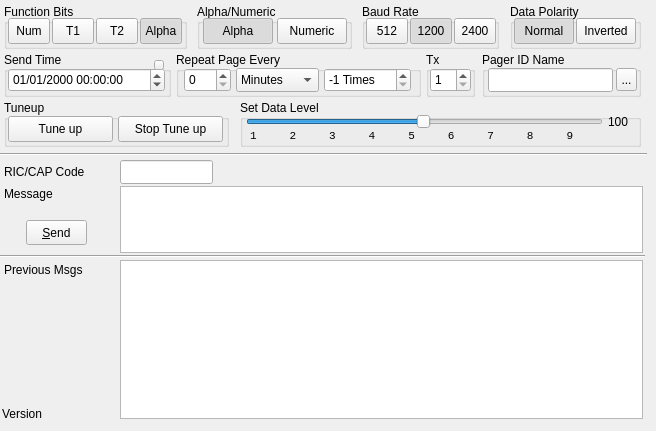
      <widget class="QWidget" name="tabPageEnter">
       <attribute name="title">
        <string>Page Entry</string>
       </attribute>
       <widget class="QTextEdit" name="teMessage">
        <property name="geometry">
         <rect>
          <x>120</x>
          <y>186</y>
          <width>523</width>
          <height>67</height>
         </rect>
        </property>
        <property name="tabChangesFocus">
         <bool>true</bool>
        </property>
        <property name="html">
         <string>&lt;!DOCTYPE HTML PUBLIC &quot;-//W3C//DTD HTML 4.0//EN&quot; &quot;http://www.w3.org/TR/REC-html40/strict.dtd&quot;&gt;
&lt;html&gt;&lt;head&gt;&lt;meta name=&quot;qrichtext&quot; content=&quot;1&quot; /&gt;&lt;style type=&quot;text/css&quot;&gt;
p, li { white-space: pre-wrap; }
&lt;/style&gt;&lt;/head&gt;&lt;body style=&quot; font-family:'Sans Serif'; font-size:10pt; font-weight:400; font-style:normal;&quot;&gt;
&lt;p style=&quot;-qt-paragraph-type:empty; margin-top:0px; margin-bottom:0px; margin-left:0px; margin-right:0px; -qt-block-indent:0; text-indent:0px; font-size:9pt;&quot;&gt;&lt;br /&gt;&lt;/p&gt;&lt;/body&gt;&lt;/html&gt;</string>
        </property>
       </widget>
       <widget class="QLabel" name="label">
        <property name="geometry">
         <rect>
          <x>4</x>
          <y>164</y>
          <width>93</width>
          <height>16</height>
         </rect>
        </property>
        <property name="text">
         <string>RIC/CAP Code</string>
        </property>
       </widget>
       <widget class="QLabel" name="label_4">
        <property name="geometry">
         <rect>
          <x>4</x>
          <y>186</y>
          <width>69</width>
          <height>16</height>
         </rect>
        </property>
        <property name="text">
         <string>Message</string>
        </property>
       </widget>
       <widget class="QLineEdit" name="leRic">
        <property name="geometry">
         <rect>
          <x>120</x>
          <y>160</y>
          <width>93</width>
          <height>24</height>
         </rect>
        </property>
        <property name="maxLength">
         <number>7</number>
        </property>
       </widget>
       <widget class="QPushButton" name="pbSend">
        <property name="geometry">
         <rect>
          <x>26</x>
          <y>220</y>
          <width>61</width>
          <height>25</height>
         </rect>
        </property>
        <property name="text">
         <string>&amp;Send</string>
        </property>
       </widget>
       <widget class="QListWidget" name="lwPrevPages">
        <property name="geometry">
         <rect>
          <x>120</x>
          <y>260</y>
          <width>523</width>
          <height>159</height>
         </rect>
        </property>
       </widget>
       <widget class="QGroupBox" name="gbFunctionBits">
        <property name="geometry">
         <rect>
          <x>4</x>
          <y>4</y>
          <width>183</width>
          <height>45</height>
         </rect>
        </property>
        <property name="title">
         <string>Function Bits</string>
        </property>
        <property name="checkable">
         <bool>false</bool>
        </property>
        <widget class="QToolButton" name="tbFuncNumeric">
         <property name="geometry">
          <rect>
           <x>4</x>
           <y>14</y>
           <width>42</width>
           <height>26</height>
          </rect>
         </property>
         <property name="font">
          <font>
           <pointsize>9</pointsize>
          </font>
         </property>
         <property name="text">
          <string>Num</string>
         </property>
         <property name="iconSize">
          <size>
           <width>23</width>
           <height>23</height>
          </size>
         </property>
         <property name="checkable">
          <bool>true</bool>
         </property>
         <property name="checked">
          <bool>false</bool>
         </property>
         <property name="autoExclusive">
          <bool>true</bool>
         </property>
        </widget>
        <widget class="QToolButton" name="tbFuncTone1">
         <property name="geometry">
          <rect>
           <x>48</x>
           <y>14</y>
           <width>42</width>
           <height>26</height>
          </rect>
         </property>
         <property name="font">
          <font>
           <pointsize>9</pointsize>
          </font>
         </property>
         <property name="text">
          <string>T1</string>
         </property>
         <property name="checkable">
          <bool>true</bool>
         </property>
         <property name="checked">
          <bool>false</bool>
         </property>
         <property name="autoExclusive">
          <bool>true</bool>
         </property>
        </widget>
        <widget class="QToolButton" name="tbFuncTone2">
         <property name="geometry">
          <rect>
           <x>92</x>
           <y>14</y>
           <width>42</width>
           <height>26</height>
          </rect>
         </property>
         <property name="font">
          <font>
           <pointsize>9</pointsize>
          </font>
         </property>
         <property name="text">
          <string>T2</string>
         </property>
         <property name="checkable">
          <bool>true</bool>
         </property>
         <property name="checked">
          <bool>false</bool>
         </property>
         <property name="autoExclusive">
          <bool>true</bool>
         </property>
        </widget>
        <widget class="QToolButton" name="tbFuncAlpha">
         <property name="geometry">
          <rect>
           <x>136</x>
           <y>14</y>
           <width>42</width>
           <height>26</height>
          </rect>
         </property>
         <property name="font">
          <font>
           <pointsize>9</pointsize>
          </font>
         </property>
         <property name="text">
          <string>Alpha</string>
         </property>
         <property name="checkable">
          <bool>true</bool>
         </property>
         <property name="checked">
          <bool>true</bool>
         </property>
         <property name="autoExclusive">
          <bool>true</bool>
         </property>
        </widget>
       </widget>
       <widget class="QGroupBox" name="gbBaudRate">
        <property name="geometry">
         <rect>
          <x>362</x>
          <y>4</y>
          <width>137</width>
          <height>45</height>
         </rect>
        </property>
        <property name="title">
         <string>Baud Rate</string>
        </property>
        <widget class="QToolButton" name="tb512">
         <property name="geometry">
          <rect>
           <x>4</x>
           <y>14</y>
           <width>42</width>
           <height>26</height>
          </rect>
         </property>
         <property name="text">
          <string>512</string>
         </property>
         <property name="checkable">
          <bool>true</bool>
         </property>
         <property name="autoExclusive">
          <bool>true</bool>
         </property>
        </widget>
        <widget class="QToolButton" name="tb2400">
         <property name="geometry">
          <rect>
           <x>92</x>
           <y>14</y>
           <width>42</width>
           <height>26</height>
          </rect>
         </property>
         <property name="text">
          <string>2400</string>
         </property>
         <property name="checkable">
          <bool>true</bool>
         </property>
         <property name="autoExclusive">
          <bool>true</bool>
         </property>
        </widget>
        <widget class="QToolButton" name="tb1200">
         <property name="geometry">
          <rect>
           <x>48</x>
           <y>14</y>
           <width>42</width>
           <height>26</height>
          </rect>
         </property>
         <property name="text">
          <string>1200</string>
         </property>
         <property name="checkable">
          <bool>true</bool>
         </property>
         <property name="checked">
          <bool>true</bool>
         </property>
         <property name="autoExclusive">
          <bool>true</bool>
         </property>
        </widget>
       </widget>
       <widget class="QGroupBox" name="gbAlphaNumeric">
        <property name="geometry">
         <rect>
          <x>197</x>
          <y>4</y>
          <width>155</width>
          <height>45</height>
         </rect>
        </property>
        <property name="title">
         <string>Alpha/Numeric</string>
        </property>
        <widget class="QToolButton" name="tbAlpha">
         <property name="geometry">
          <rect>
           <x>6</x>
           <y>14</y>
           <width>70</width>
           <height>26</height>
          </rect>
         </property>
         <property name="text">
          <string>Alpha</string>
         </property>
         <property name="checkable">
          <bool>true</bool>
         </property>
         <property name="checked">
          <bool>true</bool>
         </property>
         <property name="autoExclusive">
          <bool>true</bool>
         </property>
        </widget>
        <widget class="QToolButton" name="tbNumeric">
         <property name="geometry">
          <rect>
           <x>80</x>
           <y>14</y>
           <width>70</width>
           <height>26</height>
          </rect>
         </property>
         <property name="text">
          <string>Numeric</string>
         </property>
         <property name="checkable">
          <bool>true</bool>
         </property>
         <property name="autoExclusive">
          <bool>true</bool>
         </property>
        </widget>
       </widget>
       <widget class="QGroupBox" name="gbDataState">
        <property name="geometry">
         <rect>
          <x>510</x>
          <y>4</y>
          <width>131</width>
          <height>45</height>
         </rect>
        </property>
        <property name="title">
         <string>Data Polarity</string>
        </property>
        <widget class="QToolButton" name="tbNormal">
         <property name="geometry">
          <rect>
           <x>4</x>
           <y>14</y>
           <width>60</width>
           <height>26</height>
          </rect>
         </property>
         <property name="text">
          <string>Normal</string>
         </property>
         <property name="checkable">
          <bool>true</bool>
         </property>
         <property name="checked">
          <bool>true</bool>
         </property>
         <property name="autoExclusive">
          <bool>true</bool>
         </property>
        </widget>
        <widget class="QToolButton" name="tbInverted">
         <property name="geometry">
          <rect>
           <x>66</x>
           <y>14</y>
           <width>60</width>
           <height>26</height>
          </rect>
         </property>
         <property name="text">
          <string>Inverted</string>
         </property>
         <property name="checkable">
          <bool>true</bool>
         </property>
         <property name="autoExclusive">
          <bool>true</bool>
         </property>
        </widget>
       </widget>
       <widget class="QGroupBox" name="gbTuneup">
        <property name="geometry">
         <rect>
          <x>4</x>
          <y>100</y>
          <width>225</width>
          <height>47</height>
         </rect>
        </property>
        <property name="title">
         <string>Tuneup</string>
        </property>
        <widget class="QToolButton" name="tbTune">
         <property name="geometry">
          <rect>
           <x>4</x>
           <y>16</y>
           <width>105</width>
           <height>26</height>
          </rect>
         </property>
         <property name="text">
          <string>Tune up</string>
         </property>
        </widget>
        <widget class="QToolButton" name="tbTuneStop">
         <property name="geometry">
          <rect>
           <x>114</x>
           <y>16</y>
           <width>105</width>
           <height>26</height>
          </rect>
         </property>
         <property name="text">
          <string>Stop Tune up</string>
         </property>
        </widget>
       </widget>
       <widget class="QGroupBox" name="gbLevel">
        <property name="geometry">
         <rect>
          <x>240</x>
          <y>100</y>
          <width>401</width>
          <height>47</height>
         </rect>
        </property>
        <property name="title">
         <string>Set Data Level</string>
        </property>
        <widget class="QSlider" name="pocsagLevel">
         <property name="geometry">
          <rect>
           <x>6</x>
           <y>12</y>
           <width>357</width>
           <height>20</height>
          </rect>
         </property>
         <property name="minimum">
          <number>1</number>
         </property>
         <property name="maximum">
          <number>128</number>
         </property>
         <property name="value">
          <number>64</number>
         </property>
         <property name="orientation">
          <enum>Qt::Horizontal</enum>
         </property>
         <property name="invertedAppearance">
          <bool>false</bool>
         </property>
         <property name="invertedControls">
          <bool>true</bool>
         </property>
         <property name="tickPosition">
          <enum>QSlider::NoTicks</enum>
         </property>
         <property name="tickInterval">
          <number>16</number>
         </property>
        </widget>
        <widget class="QLabel" name="label_3">
         <property name="geometry">
          <rect>
           <x>10</x>
           <y>28</y>
           <width>349</width>
           <height>16</height>
          </rect>
         </property>
         <property name="font">
          <font>
           <family>Monospace</family>
           <pointsize>8</pointsize>
           <weight>50</weight>
           <bold>false</bold>
          </font>
         </property>
         <property name="text">
          <string>1     2     3     4     5     6     7     8     9</string>
         </property>
        </widget>
        <widget class="QLabel" name="levelLabel">
         <property name="geometry">
          <rect>
           <x>368</x>
           <y>14</y>
           <width>29</width>
           <height>16</height>
          </rect>
         </property>
         <property name="text">
          <string>100</string>
         </property>
        </widget>
       </widget>
       <widget class="QLabel" name="label_9">
        <property name="geometry">
         <rect>
          <x>4</x>
          <y>262</y>
          <width>101</width>
          <height>16</height>
         </rect>
        </property>
        <property name="text">
         <string>Previous Msgs</string>
        </property>
       </widget>
       <widget class="Line" name="line">
        <property name="geometry">
         <rect>
          <x>-2</x>
          <y>248</y>
          <width>647</width>
          <height>16</height>
         </rect>
        </property>
        <property name="orientation">
         <enum>Qt::Horizontal</enum>
        </property>
       </widget>
       <widget class="Line" name="line_2">
        <property name="geometry">
         <rect>
          <x>0</x>
          <y>146</y>
          <width>647</width>
          <height>16</height>
         </rect>
        </property>
        <property name="orientation">
         <enum>Qt::Horizontal</enum>
        </property>
       </widget>
       <widget class="QLabel" name="verLabel">
        <property name="geometry">
         <rect>
          <x>2</x>
          <y>406</y>
          <width>119</width>
          <height>16</height>
         </rect>
        </property>
        <property name="text">
         <string>Version</string>
        </property>
       </widget>
       <widget class="QGroupBox" name="groupBox">
        <property name="geometry">
         <rect>
          <x>176</x>
          <y>52</y>
          <width>245</width>
          <height>45</height>
         </rect>
        </property>
        <property name="title">
         <string>Repeat Page Every</string>
        </property>
        <widget class="QSpinBox" name="sbPeriodQty">
         <property name="geometry">
          <rect>
           <x>8</x>
           <y>16</y>
           <width>47</width>
           <height>24</height>
          </rect>
         </property>
         <property name="maximum">
          <number>60</number>
         </property>
        </widget>
        <widget class="QComboBox" name="cbPeriod">
         <property name="geometry">
          <rect>
           <x>60</x>
           <y>16</y>
           <width>83</width>
           <height>24</height>
          </rect>
         </property>
         <item>
          <property name="text">
           <string>Minutes</string>
          </property>
         </item>
         <item>
          <property name="text">
           <string>Hours</string>
          </property>
         </item>
         <item>
          <property name="text">
           <string>Days</string>
          </property>
         </item>
         <item>
          <property name="text">
           <string>Weeks</string>
          </property>
         </item>
         <item>
          <property name="text">
           <string>Months</string>
          </property>
         </item>
         <item>
          <property name="text">
           <string>Years</string>
          </property>
         </item>
        </widget>
        <widget class="QSpinBox" name="sbHowMany">
         <property name="geometry">
          <rect>
           <x>148</x>
           <y>16</y>
           <width>87</width>
           <height>24</height>
          </rect>
         </property>
         <property name="suffix">
          <string> Times</string>
         </property>
         <property name="minimum">
          <number>-1</number>
         </property>
         <property name="value">
          <number>-1</number>
         </property>
        </widget>
       </widget>
       <widget class="QGroupBox" name="groupBox_2">
        <property name="geometry">
         <rect>
          <x>4</x>
          <y>52</y>
          <width>167</width>
          <height>45</height>
         </rect>
        </property>
        <property name="title">
         <string>Send Time</string>
        </property>
        <widget class="QDateTimeEdit" name="dtSendTime">
         <property name="geometry">
          <rect>
           <x>4</x>
           <y>16</y>
           <width>157</width>
           <height>24</height>
          </rect>
         </property>
         <property name="wrapping">
          <bool>true</bool>
         </property>
         <property name="accelerated">
          <bool>true</bool>
         </property>
         <property name="displayFormat">
          <string>dd/MM/yyyy HH:mm:ss</string>
         </property>
         <property name="calendarPopup">
          <bool>false</bool>
         </property>
        </widget>
        <widget class="QToolButton" name="tbResetTime">
         <property name="geometry">
          <rect>
           <x>150</x>
           <y>8</y>
           <width>10</width>
           <height>10</height>
          </rect>
         </property>
         <property name="text">
          <string/>
         </property>
        </widget>
       </widget>
       <widget class="QGroupBox" name="groupBox_3">
        <property name="geometry">
         <rect>
          <x>426</x>
          <y>52</y>
          <width>49</width>
          <height>45</height>
         </rect>
        </property>
        <property name="title">
         <string>Tx</string>
        </property>
        <widget class="QSpinBox" name="sbTx">
         <property name="geometry">
          <rect>
           <x>4</x>
           <y>16</y>
           <width>41</width>
           <height>24</height>
          </rect>
         </property>
         <property name="minimum">
          <number>1</number>
         </property>
         <property name="maximum">
          <number>8</number>
         </property>
        </widget>
       </widget>
       <widget class="QGroupBox" name="groupBox_4">
        <property name="geometry">
         <rect>
          <x>482</x>
          <y>52</y>
          <width>159</width>
          <height>45</height>
         </rect>
        </property>
        <property name="title">
         <string>Pager ID Name</string>
        </property>
        <widget class="QLineEdit" name="lePagerName">
         <property name="geometry">
          <rect>
           <x>6</x>
           <y>16</y>
           <width>125</width>
           <height>24</height>
          </rect>
         </property>
        </widget>
        <widget class="QToolButton" name="tbGetPagerID">
         <property name="geometry">
          <rect>
           <x>134</x>
           <y>16</y>
           <width>21</width>
           <height>23</height>
          </rect>
         </property>
         <property name="text">
          <string>...</string>
         </property>
        </widget>
       </widget>
      </widget>
